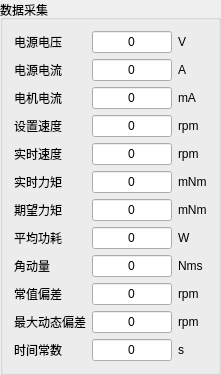
         <widget class="QGroupBox" name="groupBox_13">
          <property name="title">
           <string>数据采集</string>
          </property>
          <layout class="QGridLayout" name="gridLayout_21">
           <item row="13" column="0">
            <widget class="QLabel" name="label_79">
             <property name="sizePolicy">
              <sizepolicy hsizetype="Preferred" vsizetype="Preferred">
               <horstretch>0</horstretch>
               <verstretch>0</verstretch>
              </sizepolicy>
             </property>
             <property name="text">
              <string>最大动态偏差</string>
             </property>
            </widget>
           </item>
           <item row="14" column="3">
            <widget class="QLineEdit" name="lineEdit_time_constant_2">
             <property name="sizePolicy">
              <sizepolicy hsizetype="Fixed" vsizetype="Fixed">
               <horstretch>0</horstretch>
               <verstretch>0</verstretch>
              </sizepolicy>
             </property>
             <property name="maximumSize">
              <size>
               <width>80</width>
               <height>16777215</height>
              </size>
             </property>
             <property name="text">
              <string>0</string>
             </property>
             <property name="alignment">
              <set>Qt::AlignCenter</set>
             </property>
             <property name="readOnly">
              <bool>true</bool>
             </property>
            </widget>
           </item>
           <item row="4" column="3">
            <widget class="QLineEdit" name="lineEdit_motor_cur_2">
             <property name="sizePolicy">
              <sizepolicy hsizetype="Fixed" vsizetype="Fixed">
               <horstretch>0</horstretch>
               <verstretch>0</verstretch>
              </sizepolicy>
             </property>
             <property name="maximumSize">
              <size>
               <width>80</width>
               <height>16777215</height>
              </size>
             </property>
             <property name="text">
              <string>0</string>
             </property>
             <property name="alignment">
              <set>Qt::AlignCenter</set>
             </property>
             <property name="readOnly">
              <bool>true</bool>
             </property>
            </widget>
           </item>
           <item row="10" column="5">
            <widget class="QLabel" name="label_80">
             <property name="text">
              <string>W</string>
             </property>
            </widget>
           </item>
           <item row="11" column="5">
            <widget class="QLabel" name="label_81">
             <property name="text">
              <string>Nms</string>
             </property>
            </widget>
           </item>
           <item row="12" column="5">
            <widget class="QLabel" name="label_82">
             <property name="text">
              <string>rpm</string>
             </property>
            </widget>
           </item>
           <item row="11" column="0">
            <widget class="QLabel" name="label_83">
             <property name="sizePolicy">
              <sizepolicy hsizetype="Preferred" vsizetype="Preferred">
               <horstretch>0</horstretch>
               <verstretch>0</verstretch>
              </sizepolicy>
             </property>
             <property name="text">
              <string>角动量</string>
             </property>
            </widget>
           </item>
           <item row="13" column="5">
            <widget class="QLabel" name="label_84">
             <property name="text">
              <string>rpm</string>
             </property>
            </widget>
           </item>
           <item row="0" column="5">
            <widget class="QLabel" name="label_85">
             <property name="text">
              <string>V</string>
             </property>
            </widget>
           </item>
           <item row="5" column="5">
            <widget class="QLabel" name="label_52_2">
             <property name="text">
              <string>rpm</string>
             </property>
            </widget>
           </item>
           <item row="6" column="0">
            <widget class="QLabel" name="label_86">
             <property name="text">
              <string>实时速度</string>
             </property>
            </widget>
           </item>
           <item row="3" column="0">
            <widget class="QLabel" name="label_87">
             <property name="text">
              <string>电源电流</string>
             </property>
            </widget>
           </item>
           <item row="4" column="0">
            <widget class="QLabel" name="label_88">
             <property name="text">
              <string>电机电流</string>
             </property>
            </widget>
           </item>
           <item row="4" column="5">
            <widget class="QLabel" name="label_89">
             <property name="text">
              <string>mA</string>
             </property>
            </widget>
           </item>
           <item row="5" column="0">
            <widget class="QLabel" name="label_setval_right_2">
             <property name="text">
              <string>设置速度</string>
             </property>
            </widget>
           </item>
           <item row="3" column="5">
            <widget class="QLabel" name="label_90">
             <property name="text">
              <string>A</string>
             </property>
            </widget>
           </item>
           <item row="6" column="5">
            <widget class="QLabel" name="label_91">
             <property name="text">
              <string>rpm</string>
             </property>
            </widget>
           </item>
           <item row="7" column="5">
            <widget class="QLabel" name="label_92">
             <property name="text">
              <string>mNm</string>
             </property>
            </widget>
           </item>
           <item row="10" column="0">
            <widget class="QLabel" name="label_93">
             <property name="text">
              <string>平均功耗</string>
             </property>
            </widget>
           </item>
           <item row="7" column="0">
            <widget class="QLabel" name="label_94">
             <property name="text">
              <string>实时力矩</string>
             </property>
            </widget>
           </item>
           <item row="3" column="3">
            <widget class="QLineEdit" name="lineEdit_sys_cur_2">
             <property name="sizePolicy">
              <sizepolicy hsizetype="Fixed" vsizetype="Fixed">
               <horstretch>0</horstretch>
               <verstretch>0</verstretch>
              </sizepolicy>
             </property>
             <property name="maximumSize">
              <size>
               <width>80</width>
               <height>16777215</height>
              </size>
             </property>
             <property name="text">
              <string>0</string>
             </property>
             <property name="alignment">
              <set>Qt::AlignCenter</set>
             </property>
             <property name="readOnly">
              <bool>true</bool>
             </property>
            </widget>
           </item>
           <item row="5" column="3">
            <widget class="QLineEdit" name="lineEdit_motor_set_spd_2">
             <property name="sizePolicy">
              <sizepolicy hsizetype="Fixed" vsizetype="Fixed">
               <horstretch>0</horstretch>
               <verstretch>0</verstretch>
              </sizepolicy>
             </property>
             <property name="maximumSize">
              <size>
               <width>80</width>
               <height>16777215</height>
              </size>
             </property>
             <property name="text">
              <string>0</string>
             </property>
             <property name="alignment">
              <set>Qt::AlignCenter</set>
             </property>
             <property name="readOnly">
              <bool>true</bool>
             </property>
            </widget>
           </item>
           <item row="6" column="3">
            <widget class="QLineEdit" name="lineEdit_motor_act_spd_2">
             <property name="sizePolicy">
              <sizepolicy hsizetype="Fixed" vsizetype="Fixed">
               <horstretch>0</horstretch>
               <verstretch>0</verstretch>
              </sizepolicy>
             </property>
             <property name="maximumSize">
              <size>
               <width>80</width>
               <height>16777215</height>
              </size>
             </property>
             <property name="text">
              <string>0</string>
             </property>
             <property name="alignment">
              <set>Qt::AlignCenter</set>
             </property>
             <property name="readOnly">
              <bool>true</bool>
             </property>
            </widget>
           </item>
           <item row="7" column="3">
            <widget class="QLineEdit" name="lineEdit_motor_act_tor_2">
             <property name="enabled">
              <bool>true</bool>
             </property>
             <property name="sizePolicy">
              <sizepolicy hsizetype="Fixed" vsizetype="Fixed">
               <horstretch>0</horstretch>
               <verstretch>0</verstretch>
              </sizepolicy>
             </property>
             <property name="maximumSize">
              <size>
               <width>80</width>
               <height>16777215</height>
              </size>
             </property>
             <property name="text">
              <string>0</string>
             </property>
             <property name="alignment">
              <set>Qt::AlignCenter</set>
             </property>
             <property name="readOnly">
              <bool>true</bool>
             </property>
            </widget>
           </item>
           <item row="10" column="3">
            <widget class="QLineEdit" name="lineEdit_motor_wate_2">
             <property name="sizePolicy">
              <sizepolicy hsizetype="Fixed" vsizetype="Fixed">
               <horstretch>0</horstretch>
               <verstretch>0</verstretch>
              </sizepolicy>
             </property>
             <property name="maximumSize">
              <size>
               <width>80</width>
               <height>16777215</height>
              </size>
             </property>
             <property name="text">
              <string>0</string>
             </property>
             <property name="alignment">
              <set>Qt::AlignCenter</set>
             </property>
             <property name="readOnly">
              <bool>true</bool>
             </property>
            </widget>
           </item>
           <item row="11" column="3">
            <widget class="QLineEdit" name="lineEdit_motor_jdl_2">
             <property name="sizePolicy">
              <sizepolicy hsizetype="Fixed" vsizetype="Fixed">
               <horstretch>0</horstretch>
               <verstretch>0</verstretch>
              </sizepolicy>
             </property>
             <property name="maximumSize">
              <size>
               <width>80</width>
               <height>16777215</height>
              </size>
             </property>
             <property name="text">
              <string>0</string>
             </property>
             <property name="alignment">
              <set>Qt::AlignCenter</set>
             </property>
             <property name="readOnly">
              <bool>true</bool>
             </property>
            </widget>
           </item>
           <item row="12" column="3">
            <widget class="QLineEdit" name="lineEdit_motor_jdl_czpc_2">
             <property name="sizePolicy">
              <sizepolicy hsizetype="Fixed" vsizetype="Fixed">
               <horstretch>0</horstretch>
               <verstretch>0</verstretch>
              </sizepolicy>
             </property>
             <property name="maximumSize">
              <size>
               <width>80</width>
               <height>16777215</height>
              </size>
             </property>
             <property name="text">
              <string>0</string>
             </property>
             <property name="alignment">
              <set>Qt::AlignCenter</set>
             </property>
             <property name="readOnly">
              <bool>true</bool>
             </property>
            </widget>
           </item>
           <item row="13" column="3">
            <widget class="QLineEdit" name="lineEdit_motor_jdl_dtpc_2">
             <property name="sizePolicy">
              <sizepolicy hsizetype="Fixed" vsizetype="Fixed">
               <horstretch>0</horstretch>
               <verstretch>0</verstretch>
              </sizepolicy>
             </property>
             <property name="maximumSize">
              <size>
               <width>80</width>
               <height>16777215</height>
              </size>
             </property>
             <property name="text">
              <string>0</string>
             </property>
             <property name="alignment">
              <set>Qt::AlignCenter</set>
             </property>
             <property name="readOnly">
              <bool>true</bool>
             </property>
            </widget>
           </item>
           <item row="8" column="0">
            <widget class="QLabel" name="label_95">
             <property name="text">
              <string>期望力矩</string>
             </property>
            </widget>
           </item>
           <item row="8" column="3">
            <widget class="QLineEdit" name="lineEdit_motor_hope_tor_2">
             <property name="sizePolicy">
              <sizepolicy hsizetype="Fixed" vsizetype="Fixed">
               <horstretch>0</horstretch>
               <verstretch>0</verstretch>
              </sizepolicy>
             </property>
             <property name="maximumSize">
              <size>
               <width>80</width>
               <height>16777215</height>
              </size>
             </property>
             <property name="text">
              <string>0</string>
             </property>
             <property name="cursorPosition">
              <number>1</number>
             </property>
             <property name="alignment">
              <set>Qt::AlignCenter</set>
             </property>
             <property name="readOnly">
              <bool>true</bool>
             </property>
            </widget>
           </item>
           <item row="8" column="5">
            <widget class="QLabel" name="label_96">
             <property name="text">
              <string>mNm</string>
             </property>
            </widget>
           </item>
           <item row="14" column="5">
            <widget class="QLabel" name="label_97">
             <property name="text">
              <string>s</string>
             </property>
            </widget>
           </item>
           <item row="14" column="0">
            <widget class="QLabel" name="label_98">
             <property name="text">
              <string>时间常数</string>
             </property>
            </widget>
           </item>
           <item row="0" column="0">
            <widget class="QLabel" name="label_99">
             <property name="text">
              <string>电源电压</string>
             </property>
            </widget>
           </item>
           <item row="12" column="0">
            <widget class="QLabel" name="label_100">
             <property name="sizePolicy">
              <sizepolicy hsizetype="Preferred" vsizetype="Preferred">
               <horstretch>0</horstretch>
               <verstretch>0</verstretch>
              </sizepolicy>
             </property>
             <property name="text">
              <string>常值偏差</string>
             </property>
            </widget>
           </item>
           <item row="0" column="3">
            <widget class="QLineEdit" name="lineEdit_sys_vol_2">
             <property name="sizePolicy">
              <sizepolicy hsizetype="Fixed" vsizetype="Fixed">
               <horstretch>0</horstretch>
               <verstretch>0</verstretch>
              </sizepolicy>
             </property>
             <property name="maximumSize">
              <size>
               <width>80</width>
               <height>16777215</height>
              </size>
             </property>
             <property name="text">
              <string>0</string>
             </property>
             <property name="alignment">
              <set>Qt::AlignCenter</set>
             </property>
             <property name="readOnly">
              <bool>true</bool>
             </property>
            </widget>
           </item>
          </layout>
         </widget>
